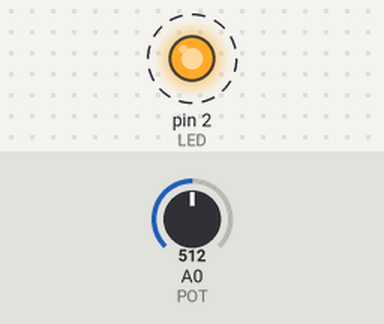
A sketch run on a simulated Arduino Uno, built with avr-gcc and run on an emulated ATmega328P. Shown: output pins drawn as LEDs (lit = HIGH). Dashed ring = blinking. Inputs (shaded band) come from the test bench; at power-on: A0 (POT) = 512. What the sketch prints to the serial monitor is not drawn.

Above: at 0.3 s.
Timing chart, 0 to 3.0 s (numbered marks = the images above):
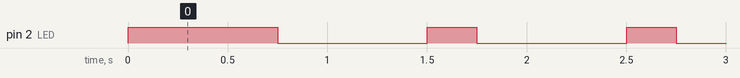

Measured:
- by itself, pin 2 (LED): alternates HIGH for 0.25 s and LOW for 0.75 s

The sketch:

sketch.ino
```cpp
//https://wokwi.com/projects/346616527479374419
//Potentiometer
#define LED 2
#define POT A0

void setup() {
  //define the pins
  pinMode(LED, OUTPUT); //pin=#, mode=in or out
  pinMode(POT, INPUT);

  //Turn on the LED
  digitalWrite(LED, HIGH);

  Serial.begin(9600); //set up serial monitor
}

int i=0;
void loop() {
  //Read the pot values
  int potStatus =analogRead(POT);

  //Read and Print the POT reading
  //Serial.print("Pot status: ");
  //Serial.println(potStatus);

  // Delay in milliseconds
  // 500 ms; loop runs ~2 times/sec
  // due to this delay; click quickly
  delay(500);

  digitalWrite(LED, HIGH);
  delay(250);
  digitalWrite(LED, LOW);
  delay(250);

  i++;
  Serial.print("Number of blinks: ");
  Serial.println(i);

}
```
